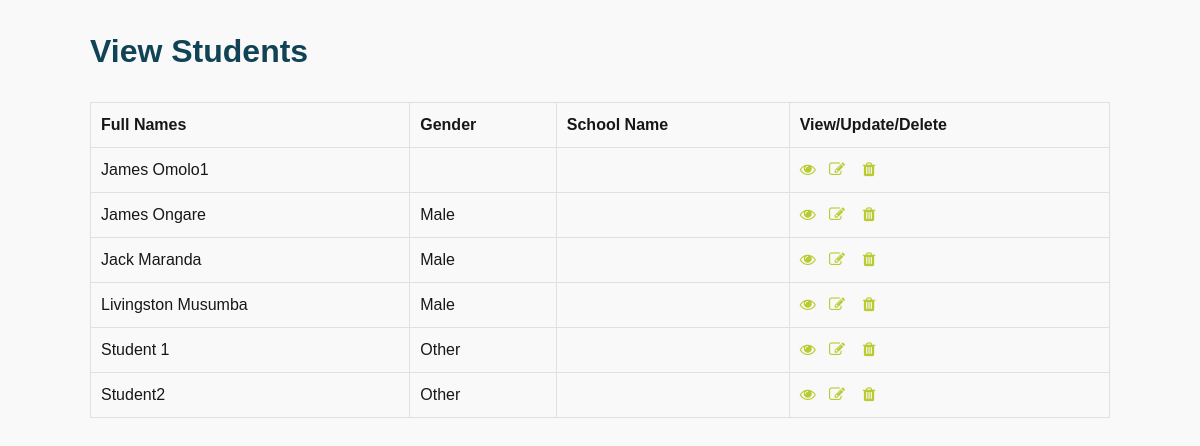
The app's page /mentor/viewstudents.php with its own data.
### tables this page shows
CREATE TABLE IF NOT EXISTS `djfk_user` (
  `id` int(11) NOT NULL AUTO_INCREMENT,
  `usercode` varchar(50) DEFAULT NULL,
  `username` char(50) DEFAULT NULL,
  `email` varchar(50) DEFAULT NULL,
  `password` varchar(500) NOT NULL,
  `dateofbirth` date DEFAULT NULL,
  `aboutme` text,
  `gender` char(50) DEFAULT NULL,
  `lastlogintime` datetime DEFAULT NULL,
  `avatar` char(50) DEFAULT 'placeholder.png',
  `levelon` int(11) DEFAULT '1',
  `tests_complete` int(10) DEFAULT '0',
  `county` char(50) DEFAULT NULL,
  `inschool` char(50) DEFAULT NULL,
  `schoollevel` char(50) DEFAULT NULL,
  `schoolname` char(50) DEFAULT NULL,
  `schoolloc` char(50) DEFAULT NULL,
  `progprev` char(50) DEFAULT NULL,
  `progby` char(50) DEFAULT NULL,
  `yesprogprev` char(100) DEFAULT NULL,
  `howdidyou` char(50) DEFAULT NULL,
  `user_type` char(50) DEFAULT NULL,
  `mentor` int(11) DEFAULT NULL,
  `shortname` varchar(50) DEFAULT NULL,
  PRIMARY KEY (`id`),
  UNIQUE KEY `email` (`email`)
);

### manager/config/_database/database.php (called while the page is built, shortened)
<?php
    $prefix = "djfk_";
?>

### mentor/viewstudents.php (the view, shortened to what this page needs)
<?php
	require '../manager/config/_database/database.php';
	$registrarid= $_SESSION['userid'];
	$sql2="SELECT mentor_id FROM ".$prefix."mentor WHERE usercode='$registrarid'";
	$result2 =  $conn->query($sql2);
	$rws2 =  $result2->fetch_array();
?>
<!DOCTYPE html>
<html lang="en">
<head>
	<link rel="stylesheet" href="../assets/css/bootstrap.css">
	<link rel="stylesheet" href="../assets/css/font-awesome.css">
	<link rel="stylesheet" href="https://cdnjs.cloudflare.com/ajax/libs/jquery-modal/0.9.1/jquery.modal.min.css" />
	<link rel="stylesheet" href="//cdn.datatables.net/1.12.1/css/jquery.dataTables.min.css">
	<link rel="stylesheet" href="../assets/css/flexslider.css">
	<link rel="stylesheet" href="../assets/css/menuscript.css">
	<link rel="stylesheet" href="../assets/css/style.css">
</head>
<body class="inner">
	<div class="container12">
		<article>
			<h3>View Students</h3>
			<div class="row">
				<div class="col-md-12">
					<?php
						$sqlx = "SELECT * FROM ".$prefix."user WHERE mentor='$rws2[0]'";
						$resultx =  $conn->query($sqlx);
						if($resultx->num_rows == 0){
								echo "<p>No Users Added!</p>";
						}else{
							echo"<table id='datable' class='display'>
							<thead>
							<tr>
								<th>Full Names</th>
								<th>Gender</th>
								<th>School Name</th>
								<th>View/Update/Delete</th>
							</tr>
							</thead>
							<tbody>";
							while($rowx = $resultx->fetch_array()){
							echo "<tr>
									<td>".$rowx['username']."</td>
									<td>".$rowx['gender']."</td>
									<td>".$rowx['schoolname']."</td>
									<td><a title='View' href='view-student.php?userid=".$rowx['usercode']."'><i class='fa fa-eye' aria-hidden='true'></i></a>&nbsp;&nbsp;&nbsp;<a title='Update' href='update-student.php?user=".$rowx['usercode']."'><i class='fa fa-edit' aria-hidden='true'></i></a> &nbsp;&nbsp;&nbsp;<a class='delete' title='Delete' href='components/delete-student.php?user=".$rowx['usercode']."'><i class='fa fa-trash' aria-hidden='true'></i></a></td>
									</tr>";
							};
							echo "</tbody></table>";
						}
					?>
				</div>
			</div>
		</article>
	</div>
</body>
</html>

### assets/css/style.css (style rules this page uses)
:root { --white: #fff; --black: #171717; --gray: #85888C; --behtelred: #ff2907; --bethelred-light: #ff5034; --navyblue:#114356; --navyblur-light:#256179; --light-orange: #f9ba5d; --success-green:#e1ecd4; --error-red:#ecd4d4; }
* { margin: 0; padding: 0 }
article, aside, details, figcaption, figure, footer, header, hgroup, menu, nav, section { display: block }
table { border-collapse: collapse; border-spacing: 0 }
address, caption, cite, dfn, th, var { font-style: normal; font-weight: normal }
caption, th { text-align: left }
html { overflow-y: scroll; scroll-behavior: smooth; }
body { font-family: 'Montserrat', sans-serif; font-size:16px; color: var(--black); overflow: hidden; font-weight: 400; -webkit-font-smoothing: antialiased; --tw-text-opacity: 1; background-color: #f9f9f9; }
h1, h2, h3, h4, h5, h6 { position:relative; font-weight:700; font-family:'Raustilla','Montserrat', sans-serif; color: var(--navyblue); margin-bottom: 1em; margin-top: 1em; }
h3 { font-size: 32px; }
a { color:inherit; }
table { margin-bottom: 50px; width: 100%; border: 1px solid #cacaca; }
th { font-weight: 700; border: 1px solid #e0e0e0; }
td { border: 1px solid #e0e0e0; }
th, td, caption { padding: 10px 10px; }
td a { color: #BACB32; text-decoration: none; }
tr { -o-transition: all 0.3s ease-in-out; -webkit-transition: all 0.3s ease-in-out; -moz-transition: all 0.3s ease-in-out; transition: all 0.3s ease-in-out }
.container12, footer { width:100%; float:left; position:relative; }
article { width:85%; margin:0px auto; }

### records on screen
djfk_user: username "James Omolo1"
djfk_user: username "James Ongare", gender "Male"
djfk_user: username "Jack Maranda", gender "Male"
djfk_user: username "Livingston Musumba", gender "Male"
djfk_user: username "Student 1", gender "Other"
djfk_user: username "Student2", gender "Other"
